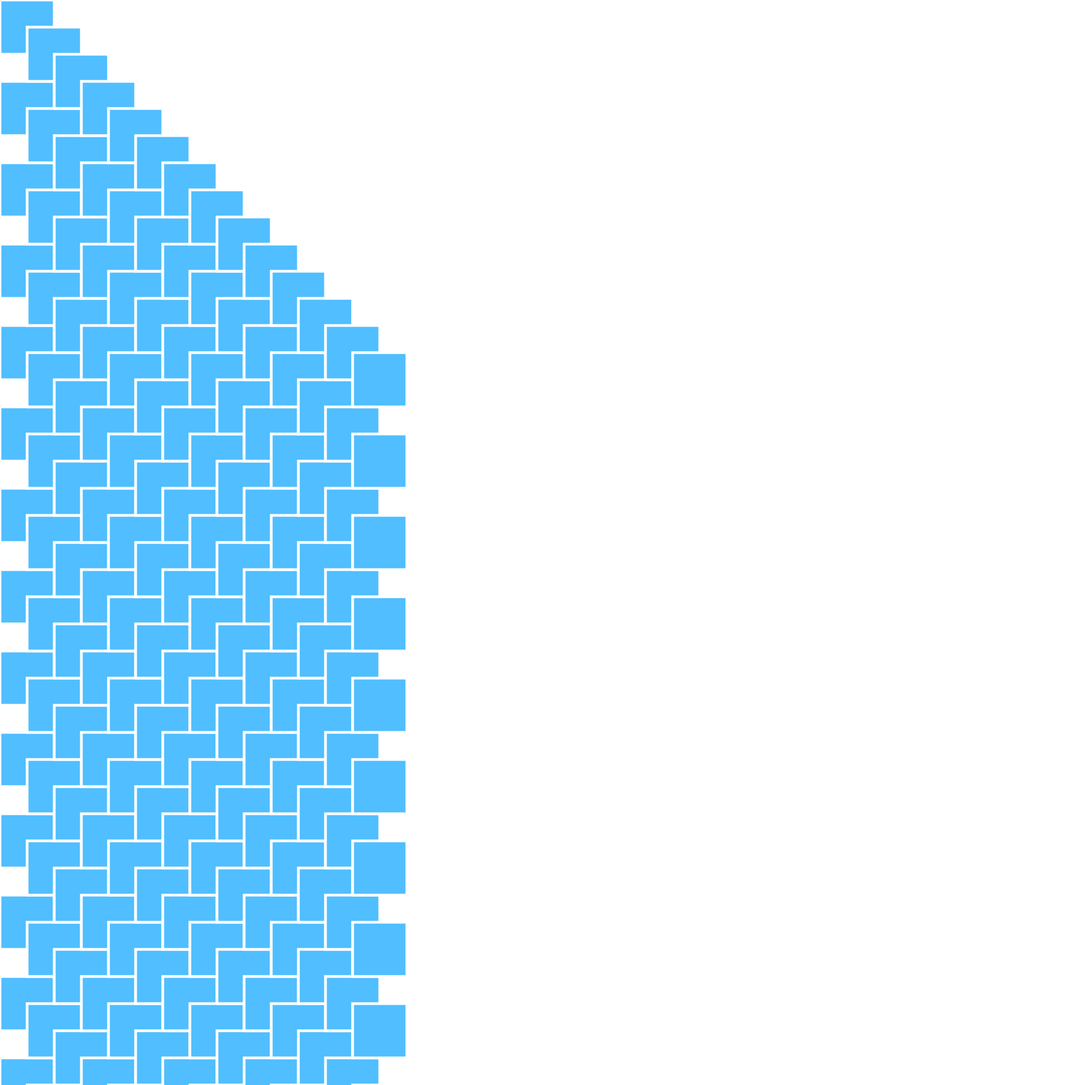
Frame 1 (no input)
Frame 60 (no input): identical to frame 1, image omitted
Frame 120 (the mouse pressed at the canvas centre since frame 60): identical to frame 1, image omitted

The p5.js sketch that drew this single still picture (run headless with seeded random() and noise() and a simulated clock; from frame 60 on, the mouse is pressed at the canvas centre):

// p5.js sketch
// ── sketch.js
function setup(){
    createCanvas(2000, 2000);  
//    x = width/2;
}



function draw(){
        background(256);  
        stroke(256);
        strokeWeight(5);
        fill(80, 190, 256);
    for(var i = 0; i<=width; i+=150){
    rect (i, j, 50, 50);
        for(var j = 0; j<=height; j+=150){
        rect (i-(i*0.6666666666), j+(i*0.3333333333), 100, 100);
           }
      }

}
